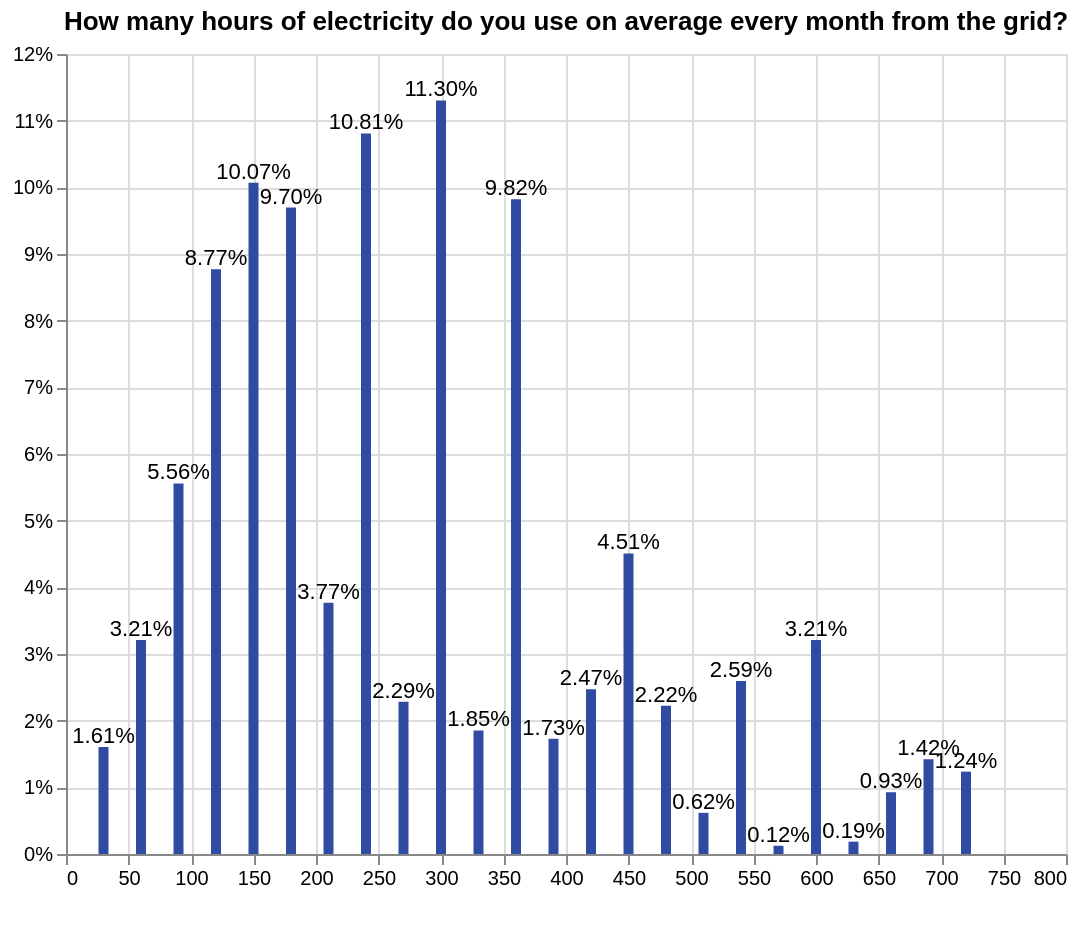

Source (Vega-Lite JSON):
### Vega-Lite specification from a JSON file in a GitHub repository (floating-point values rounded to 4 significant figures; data arrays with more than 128 entries replaced by an {"elided": "..."} marker saying what was removed)
{"config": {"view": {"continuousWidth": 400, "continuousHeight": 300}}, "layer": [{"mark": {"type": "bar", "color": "#304ca2"}, "encoding": {"tooltip": {"type": "quantitative", "field": "c_30b"}, "x": {"type": "quantitative", "axis": {"title": " "}, "field": "c_30b", "sort": {"field": "c_30b", "op": "count", "order": "descending"}}, "y": {"type": "quantitative", "aggregate": "sum", "axis": {"format": "%", "title": ""}, "field": "pct"}}, "height": 400, "selection": {"selector007": {"type": "single", "fields": ["locality"], "bind": {"input": "select", "options": [null, 0, 1], "labels": ["National", "Urban", "Rural"], "name": "Locality Breakdown  "}}, "selector008": {"type": "single", "fields": ["elc_aggr_tier"], "bind": {"input": "select", "options": [null, "Tier 0", "Tier 1", "Tier 2", "Tier 3", "Tier 4", "Tier 5"], "labels": ["All Tiers", "Tier 0", "Tier 1", "Tier 2", "Tier 3", "Tier 4", "Tier 5"], "name": "Tiers  "}}}, "transform": [{"joinaggregate": [{"op": "count", "field": "*", "as": "total"}]}, {"calculate": "1 / datum.total", "as": "pct"}], "width": 500}, {"mark": {"type": "text", "align": "center", "baseline": "bottom"}, "encoding": {"text": {"type": "quantitative", "aggregate": "sum", "field": "pct", "format": ".2%"}, "tooltip": {"type": "quantitative", "field": "c_30b"}, "x": {"type": "quantitative", "axis": {"title": " "}, "field": "c_30b", "sort": {"field": "c_30b", "op": "count", "order": "descending"}}, "y": {"type": "quantitative", "aggregate": "sum", "axis": {"format": "%", "title": ""}, "field": "pct"}}, "height": 400, "transform": [{"joinaggregate": [{"op": "count", "field": "*", "as": "total"}]}, {"calculate": "1 / datum.total", "as": "pct"}], "width": 500}], "data": {"name": "data-5ff6e098d1dfcc2571fc70c9a42c95b1"}, "title": {"text": ["How many hours of electricity do you use on average every month from the grid?"], "color": "black", "subtitleColor": "black"}, "transform": [{"filter": {"selection": "selector007"}}, {"filter": {"selection": "selector008"}}], "$schema": "https://vega.github.io/schema/vega-lite/v4.8.1.json", "datasets": {"data-5ff6e098d1dfcc2571fc70c9a42c95b1": {"elided": "1619 records"}}}
